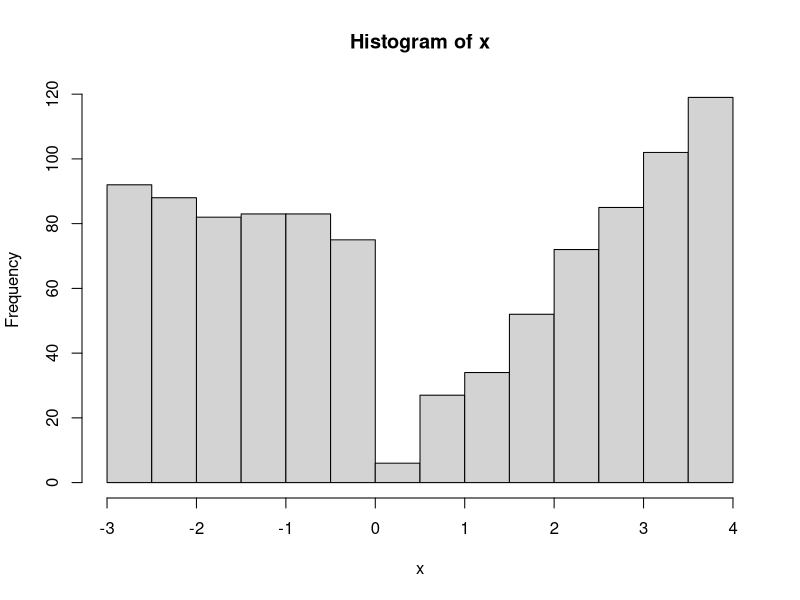

This chart was generated by the following R code:
## ---- chunk 1
knitr::opts_chunk$set(echo = TRUE)
## ---- chunk 2
set.seed <- 1023

r <- runif(1000, 0, 1)
x = ifelse(r <= 0.5, 6*r-3, 4*sqrt(2*r-1))

head(x)

hist(x)


